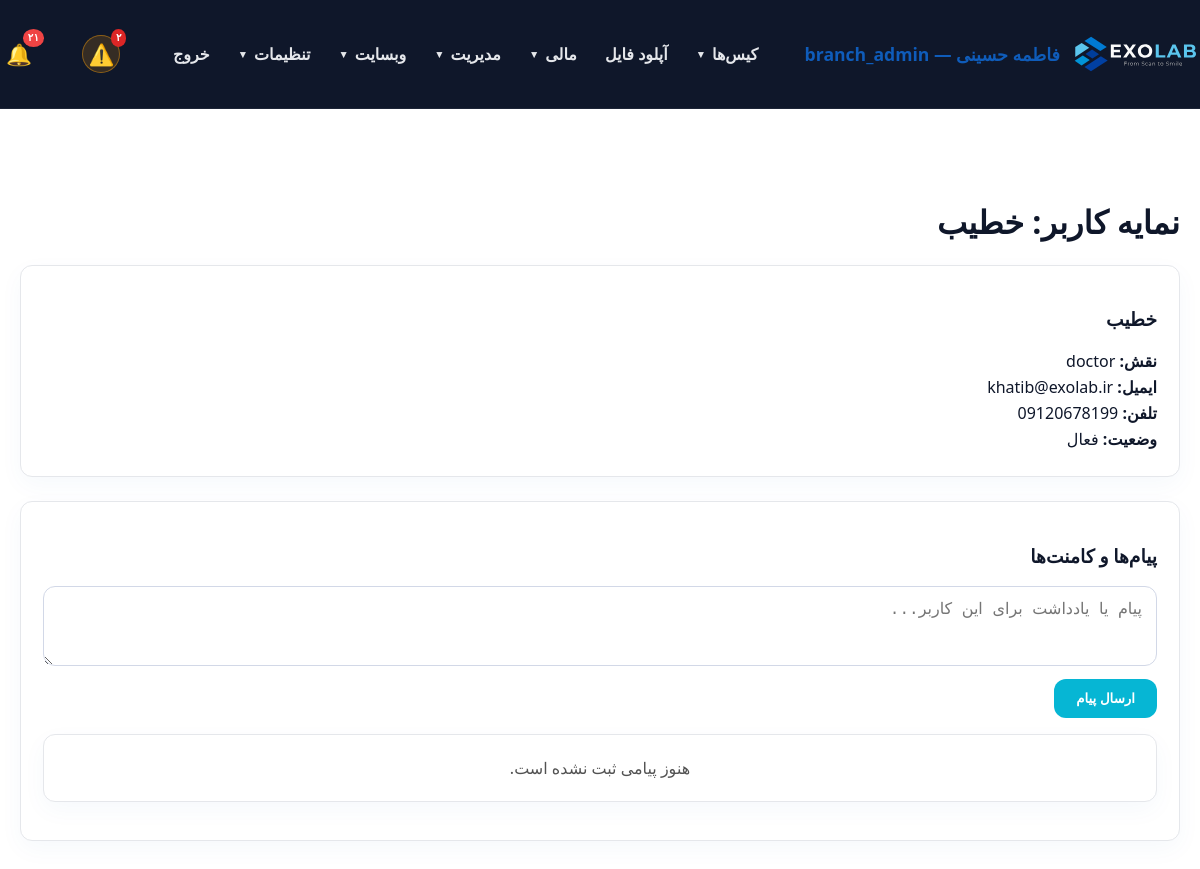
Screenshot of /panel/user_view.php?id=21 (signed in) with the database file from the repository.
### tables this page shows
CREATE TABLE `users` (
  `id` int(11) NOT NULL AUTO_INCREMENT,
  `username` varchar(100) NOT NULL,
  `password_hash` varchar(255) NOT NULL,
  `full_name` varchar(255) NOT NULL,
  `email` varchar(255) DEFAULT NULL,
  `phone` varchar(20) DEFAULT NULL,
  `role` enum('admin','doctor','staff','secretary','designer','technician','operator','powder','courier','finance','outsource_lab','customer_lab','partner_lab','clinic','branch_admin') NOT NULL DEFAULT 'staff',
  `branch_id` int(11) DEFAULT NULL,
  `clinic_id` int(11) DEFAULT NULL,
  `lab_id` int(11) DEFAULT NULL,
  `is_designer` tinyint(1) NOT NULL DEFAULT 0,
  `is_default_designer` tinyint(1) NOT NULL DEFAULT 0,
  `active` tinyint(1) DEFAULT 1,
  `last_login` datetime DEFAULT NULL,
  `created_at` datetime DEFAULT current_timestamp(),
  `updated_at` datetime DEFAULT current_timestamp() ON UPDATE current_timestamp(),
  `notes` text DEFAULT NULL,
  PRIMARY KEY (`id`),
  UNIQUE KEY `username` (`username`),
  KEY `idx_users_clinic_id` (`clinic_id`),
  KEY `idx_users_is_designer` (`is_designer`),
  CONSTRAINT `fk_users_clinic` FOREIGN KEY (`clinic_id`) REFERENCES `users` (`id`) ON DELETE SET NULL ON UPDATE CASCADE
);

### panel/db.php (called while the page is built, shortened)
<?php
function db() {
    static $pdo = null;
    if ($pdo === null) {
        try {
            $pdo = Connection::getInstance();
        } catch (Throwable $e) {
            $dbFailMsg = 'db connection failed: ' . $e->getMessage();
            if (function_exists('exolab_log_throttled')) {
                exolab_log_throttled('db_connect_failed', $dbFailMsg, 60);
            } else {
                error_log($dbFailMsg);
            }
            try {
                Connection::reset();
                usleep(150000);
                $pdo = Connection::getInstance();
            } catch (Throwable $e2) {
                $dbFailMsg2 = 'db connection retry failed: ' . $e2->getMessage();
                if (function_exists('exolab_log_throttled')) {
                    exolab_log_throttled('db_connect_failed_retry', $dbFailMsg2, 60);
                } else {
                    error_log($dbFailMsg2);
                }
                dbConnectionFailedResponse();
            }
        }
    }
    return $pdo;
}
function canManageScanAppointments(?array $user = null): bool {
    $user = $user ?: (function_exists('current_user') ? current_user() : null);
    $role = (string) ($user['role'] ?? '');
    if (in_array($role, ['admin', 'branch_admin', 'technician', 'secretary', 'staff'], true)) return true;
    return false;
}
function canViewScanBodyLibrary(?array $user = null): bool {
    $user = $user ?: (function_exists('current_user') ? current_user() : null);
    if (is_admin()) return true;
    return false;
}
function importantNotificationTypes(): array {
    return ['status', 'status_change', 'comment'];
}
function notificationTypesSql(array $types): string {
    return implode(',', array_fill(0, count($types), '?'));
}
function getUnreadNotificationCount(int $userId): int {
    $stmt = db()->prepare('SELECT COUNT(*) FROM notifications WHERE user_id = ? AND is_read = 0');
    $stmt->execute([$userId]);
    return (int) $stmt->fetchColumn();
}
function getUnreadImportantNotificationCount(int $userId): int {
    $types = importantNotificationTypes();
    $sql = 'SELECT COUNT(*) FROM notifications WHERE user_id = ? AND is_read = 0 AND type IN (' . notificationTypesSql($types) . ')';
    $stmt = db()->prepare($sql);
    $stmt->execute(array_merge([$userId], $types));
    return (int) $stmt->fetchColumn();
}

### includes/helpers.php (called while the page is built, shortened)
<?php
function toPersianDigits($input) {
    $numbers = ['0','1','2','3','4','5','6','7','8','9'];
    $persian = ['۰','۱','۲','۳','۴','۵','۶','۷','۸','۹'];
    return str_replace($numbers, $persian, $input);
}

### panel/user_view.php (the view, shortened to what this page needs)
<?php
require_once __DIR__ . '/auth.php';
require_login();
$user = current_user();
$userId = !empty($_GET['id']) ? (int) $_GET['id'] : 0;
$stmt = db()->prepare('SELECT * FROM users WHERE id = ? LIMIT 1');
$stmt->execute([$userId]);
$targetUser = $stmt->fetch();
$showSensitiveContact = has_role('admin') || in_array($user['role'] ?? '', ['branch_admin', 'clinic', 'staff', 'secretary', 'technician'], true) || (has_role('doctor') && (int) $targetUser['id'] === (int) $user['id']);
panel_layout_start('نمایه کاربر: ' . $targetUser['full_name']);
?>
<div class="form-card" style="margin-bottom:24px;">
    <h3><?= htmlspecialchars($targetUser['full_name']) ?></h3>
    <p style="margin:4px 0;"><strong>نقش:</strong> <?= htmlspecialchars($targetUser['role'] ?? '—') ?></p>
    <?php if ($showSensitiveContact): ?>
        <p style="margin:4px 0;"><strong>ایمیل:</strong> <?= htmlspecialchars($targetUser['email'] ?? '—') ?></p>
        <p style="margin:4px 0;"><strong>تلفن:</strong> <?= htmlspecialchars($targetUser['phone'] ?? '—') ?></p>
    <?php else: ?>
        <p style="margin:4px 0;"><strong>ایمیل:</strong> —</p>
        <p style="margin:4px 0;"><strong>تلفن:</strong> —</p>
    <?php endif; ?>
    <p style="margin:4px 0;"><strong>وضعیت:</strong> <?= $targetUser['active'] ? 'فعال' : 'غیرفعال' ?></p>
</div>
<div class="form-card">
    <h3>پیام‌ها و کامنت‌ها</h3>
    <form method="post" action="save_comment.php" style="margin-bottom:16px;">
        <textarea name="message" rows="3" placeholder="پیام یا یادداشت برای این کاربر..." required style="width:100%;"></textarea>
        <button type="submit" class="btn" style="margin-top:8px; background:#06B6D4; color:#fff;">ارسال پیام</button>
    </form>
    <?php $userComments = getEntityComments('user', $targetUser['id']); ?>
    <?php if (!empty($userComments)): ?>
        <div style="display:flex; flex-direction:column; gap:10px;">
            <?php foreach ($userComments as $comment): ?>
                <div style="background:#f9fafb; border:1px solid #e5e7eb; border-radius:8px; padding:10px 12px;">
                    <div style="display:flex; justify-content:space-between; align-items:center; gap:8px; margin-bottom:6px; flex-wrap:wrap;">
                        <strong><?= htmlspecialchars($comment['user_name'] ?? 'کاربر') ?></strong>
                        <span style="font-size:0.8rem; color:#6b7280;"><?= toJalaliDateTimeFormatted($comment['created_at']) ?></span>
                    </div>
                    <div style="white-space:pre-wrap; line-height:1.8;"><?= htmlspecialchars($comment['message']) ?></div>
                    <?php if ((int) $comment['user_id'] === (int) $user['id'] || has_role('admin')): ?>
                        <form method="post" action="save_comment.php" style="margin-top:8px;">
                            <?= csrf_field() ?>
                            <input type="hidden" name="action" value="delete">
                            <input type="hidden" name="comment_id" value="<?= (int) $comment['id'] ?>">
                            <button type="submit" class="btn" style="background:#fee2e2; color:#991b1b; padding:4px 10px; font-size:0.8rem;">حذف</button>
                        </form>
                    <?php endif; ?>
                </div>
            <?php endforeach; ?>
        </div>
    <?php else: ?>
        <p class="empty">هنوز پیامی ثبت نشده است.</p>
    <?php endif; ?>
</div>
<?php panel_layout_end(); ?>

### panel/auth.php (shortened to what this page needs)
<?php
require_once __DIR__ . '/db.php';
require_once __DIR__ . '/../includes/helpers.php';
function current_user() {
    static $user = null;
    if ($user !== null) return $user;
    $stmt = db()->prepare('SELECT * FROM users WHERE id = ? AND active = 1 LIMIT 1');
    $stmt->execute([(int)$_SESSION[USER_SESSION_KEY]]);
    $user = $stmt->fetch();
    return $user;
}
function is_logged_in() {
    return current_user() !== null;
}
function has_role($role) {
    $user = current_user();
    return $user && $user['role'] === $role;
}
function is_admin(): bool {
    $user = current_user();
    return $user['role'] === 'admin' || $user['role'] === 'branch_admin';
}
function is_root_admin(): bool {
    $user = current_user();
    return $user && $user['role'] === 'admin';
}
function has_permission($permission) {
    $user = current_user();
    $perms = $GLOBALS['role_permissions'][$user['role']] ?? [];
    return in_array('*', $perms) || in_array($permission, $perms);
}
function require_login() {
    if (!is_logged_in()) {
        $target = getLoginRedirectUrl();
        if ($target !== '') {
            $_SESSION['login_redirect'] = $target;
        }
        header('Location: login.php');
        exit;
    }
}
function managed_users_branch_id(): ?int {
    $user = current_user();
    if ($user['role'] === 'branch_admin') {
        $bid = $user['branch_id'] ?? null;
        return ($bid !== null && $bid !== '') ? (int) $bid : null;
    }
    return null;
}
function panel_layout_start($title = 'پنل مدیریت') {
    $user = current_user();
    ?>
    <!DOCTYPE html>
    <html lang="fa" dir="rtl">
    <head>
        <link rel="stylesheet" href="../assets/css/style.css">
        <link rel="stylesheet" href="../assets/css/datatables.min.css">
    </head>
    <body>
    <header class="site-header">
        <div class="container" style="justify-content: space-between;">
            <a class="brand" href="dashboard.php">
                <img src="../assets/icons/EXOLAB_LOGO_HORIZENTAL.svg" alt="EXOLAB" class="site-logo">
                <span><?= $user ? htmlspecialchars($user['full_name']) . ' — ' . $user['role'] : 'پنل' ?></span>
            </a>
            <nav class="site-nav" id="siteNav">
                <?php
                $navCanCases  = has_permission('view_all_cases') || has_permission('view_own_cases') || has_permission('view_assigned_cases') || has_permission('view_clinic_cases') || has_role('designer');
                $navCanUpload = $user && in_array($user['role'] ?? '', ['doctor', 'designer', 'admin', 'branch_admin', 'clinic', 'lab', 'outsource_lab', 'customer_lab', 'partner_lab'], true);
                $navCanInv    = has_permission('view_invoices') || has_permission('view_clinic_invoices') || has_permission('view_own_invoices') || is_admin();
                $navCanPay    = has_permission('view_own_payments') || has_permission('view_clinic_payments') || has_permission('view_payments') || is_admin();
                $navIsAdmin   = is_admin();
                $navIsRoot    = is_root_admin();
                ?>
                <?php if ($navCanCases): ?>
                    <div class="nav-group">
                        <button type="button" class="nav-group-toggle" onclick="toggleNavGroup(this)">کیس‌ها <span class="caret">▼</span></button>
                    </div>
                <?php endif; ?>
                <?php if ($navCanUpload): ?>
                    <a class="nav-link" href="uploads.php">آپلود فایل</a>
                <?php endif; ?>
                <?php if ($navCanInv || $navCanPay || $navIsAdmin): ?>
                    <div class="nav-group">
                        <button type="button" class="nav-group-toggle" onclick="toggleNavGroup(this)">مالی <span class="caret">▼</span></button>
                    </div>
                <?php endif; ?>
                <?php if ($navIsAdmin): ?>
                    <div class="nav-group">
                        <button type="button" class="nav-group-toggle" onclick="toggleNavGroup(this)">مدیریت <span class="caret">▼</span></button>
                    </div>
                    <div class="nav-group">
                        <button type="button" class="nav-group-toggle" onclick="toggleNavGroup(this)">وبسایت <span class="caret">▼</span></button>
                    </div>
                <?php endif; ?>
                <?php if ($navIsRoot || $user): ?>
                    <div class="nav-group">
                        <button type="button" class="nav-group-toggle" onclick="toggleNavGroup(this)">تنظیمات <span class="caret">▼</span></button>
                    </div>
                <?php endif; ?>
                <a class="nav-link" href="logout.php">خروج</a>
            </nav>
            <?php if ($user): $notifCount = getUnreadNotificationCount($user['id']); $notifImportantCount = getUnreadImportantNotificationCount($user['id']); ?>
                <a href="notifications.php?scope=important" class="notif-bell notif-bell-important" title="اعلان‌های مهم (کامنت جدید و تغییر وضعیت)" aria-label="اعلان‌های مهم" style="position:relative; margin-right:6px;">
                    <span class="notif-bell-icon" style="font-size:1.3rem;">⚠️</span>
                    <?php if ($notifImportantCount > 0): ?>
                        <span class="notif-bell-badge badge-important"><?= toPersianDigits($notifImportantCount > 99 ? '99+' : $notifImportantCount) ?></span>
                    <?php endif; ?>
                </a>
                <a href="notifications.php" class="notif-bell" title="همهٔ اعلان‌ها" aria-label="همهٔ اعلان‌ها" style="position:relative; margin-right:10px;">
                    <span class="notif-bell-icon" style="font-size:1.3rem;">🔔</span>
                    <?php if ($notifCount > 0): ?>
                        <span class="notif-bell-badge badge-normal"><?= toPersianDigits($notifCount > 99 ? '99+' : $notifCount) ?></span>
                    <?php endif; ?>
                </a>
            <?php endif; ?>
        </div>
    </header>
    <main class="section">
        <div class="container">
            <h2><?= htmlspecialchars($title) ?></h2>
    <?php
}
function panel_layout_end() {
    ?>
        </div>
    </main>
    </body>
    </html>
    <?php
}

### assets/css/style.css (style rules this page uses)
body { margin: 0; font-family: 'Segoe UI', Tahoma, Geneva, Verdana, sans-serif; background: #FFFFFF; color: #0F172A; direction: rtl; text-align: right; }
a { color: #0f5cba; text-decoration: none; }
.container { max-width: 1900px; margin: 0 auto; padding: 0 20px; }
.site-header { background: #0F172A; color: #ffffff; position: sticky; top: 0; z-index: 10; border-bottom: 1px solid rgba(255, 255, 255, 0.06); }
.site-header .container { display: flex; align-items: center; justify-content: space-between; flex-wrap: wrap; gap: 12px; padding: 18px 0; }
.brand { display: flex; align-items: center; gap: 12px; font-size: 1.1rem; font-weight: 700; }
.site-logo { height: 72px; display: inline-block; }
.site-nav { display: flex; align-items: center; gap: 4px; flex-wrap: wrap; }
.site-nav a, .nav-group-toggle { color: #E5E7EB; font-weight: 600; }
.nav-link { padding: 9px 12px; border-radius: 8px; text-decoration: none; transition: background .15s; }
.notif-bell { display: inline-flex; align-items: center; justify-content: center; width: 38px; height: 38px; border-radius: 50%; transition: background .15s, transform .15s; }
.notif-bell-icon { display: inline-block; line-height: 1; transition: transform .15s; }
.notif-bell-important { background: rgba(245, 158, 11, 0.16); box-shadow: inset 0 0 0 1px rgba(245, 158, 11, 0.45); }
.notif-bell-important .notif-bell-icon { color: #FBBF24; }
.notif-bell-badge { position: absolute; top: -6px; right: -6px; color: #fff; font-size: 0.65rem; padding: 1px 5px; border-radius: 50%; font-weight: bold; line-height: 1.5; }
.notif-bell-badge.badge-important { background: #dc2626; }
.notif-bell-badge.badge-normal { background: #ef4444; }
.nav-group { position: relative; }
.nav-group-toggle { background: transparent; border: none; padding: 9px 12px; border-radius: 8px; cursor: pointer; font-size: 1rem; display: inline-flex; align-items: center; gap: 6px; font-family: inherit; }
.nav-group-toggle .caret { font-size: 0.65rem; transition: transform .2s; }
.btn { display: inline-block; background: #06B6D4; color: #0F172A; padding: 12px 22px; border-radius: 12px; margin-top: 16px; font-weight: 700; text-decoration: none; }
.section { padding: 64px 0; }
.section h2 { margin-bottom: 22px; font-size: 2rem; }
.card, .price-card, .form-card, .placeholder, .empty { background: #fff; border: 1px solid #E5E7EB; padding: 22px; border-radius: 12px; box-shadow: 0 8px 24px rgba(15, 92, 186, 0.04); }
.placeholder, .empty { text-align: center; color: #525252; }
form { margin-top: 12px; }
input, textarea, select { width: 100%; padding: 12px 14px; border: 1px solid #d2d8e7; border-radius: 12px; font-size: 1rem; box-sizing: border-box; }
button { background: #0f5cba; color: #fff; border: none; border-radius: 12px; padding: 13px 20px; font-weight: 700; cursor: pointer; }

### rows the page displays
users: full_name "فاطمه حسینی", role "branch_admin"
users: full_name "خطیب", role "doctor", email "khatib@exolab.ir", phone "09120678199"

### other values shown
toPersianDigits($notifCount > 99 ? '99+' : $notifCount) "۲۱"
$title "نمایه کاربر: خطیب"
